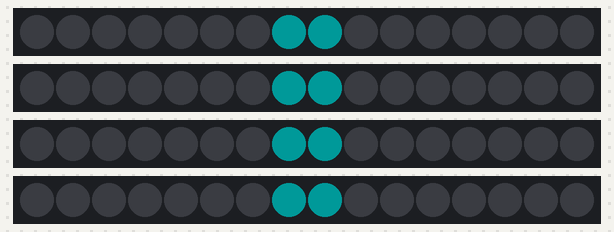
A program run on a simulated Raspberry Pi (BCM pin numbers) with a Blinkt!. On the bench: 4 × 16 RGB LEDs in strip order, left to right. Dim RGB values are drawn brighter than linear; the clock reads 2024-03-15 10:24:30 at power-on unless the program sets it.

Above: at 0.01 s.
At 0.53 s:
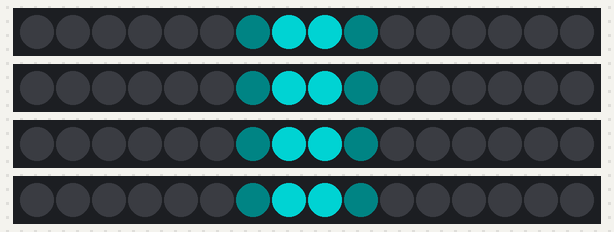
At 1.05 s:
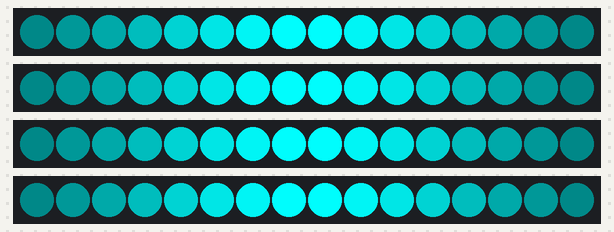

Measured:
- by itself, everything shown: repeats every 0.72 s, in 16 steps

The program:

pulse.py
```python
# Adapted from blinkt example
from mote import Mote
import colorsys
import time

mote = Mote()

mote.configure_channel(1, 16, False)
mote.configure_channel(2, 16, False)
mote.configure_channel(3, 16, False)
mote.configure_channel(4, 16, False)


try:
    import numpy as np
except ImportError:
    exit("This script requires the numpy module\nInstall with: sudo pip install numpy")


def make_gaussian(fwhm):
    x = np.arange(0, 16, 1, float)
    y = x[:, np.newaxis]
    x0, y0 = 3.5, 7.5
    fwhm = fwhm
    gauss = np.exp(-4 * np.log(2) * ((x - x0) ** 2 + (y - y0) ** 2) / fwhm ** 2)
    return gauss

try:
    while True:
        for z in list(range(1, 10)[::-1]) + list(range(1, 10)):
            fwhm = 7.0/z
            gauss = make_gaussian(fwhm)
            start = time.time()
            y = 4
            for x in range(16):
                h = 0.5
                s = 1.0
                v = gauss[x, y]
                rgb = colorsys.hsv_to_rgb(h, s, v)
                r, g, b = [int(255.0 * i) for i in rgb]
                mote.set_pixel(1,x, r, g, b)
                mote.set_pixel(2,x, r, g, b)
                mote.set_pixel(3,x, r, g, b)
                mote.set_pixel(4,x, r, g, b)
            mote.show()
            end = time.time()
            t = end - start
            if t < 0.04: time.sleep(0.04 - t)

except KeyboardInterrupt:
	mote.clear()
	mote.show()
	quit()
```
